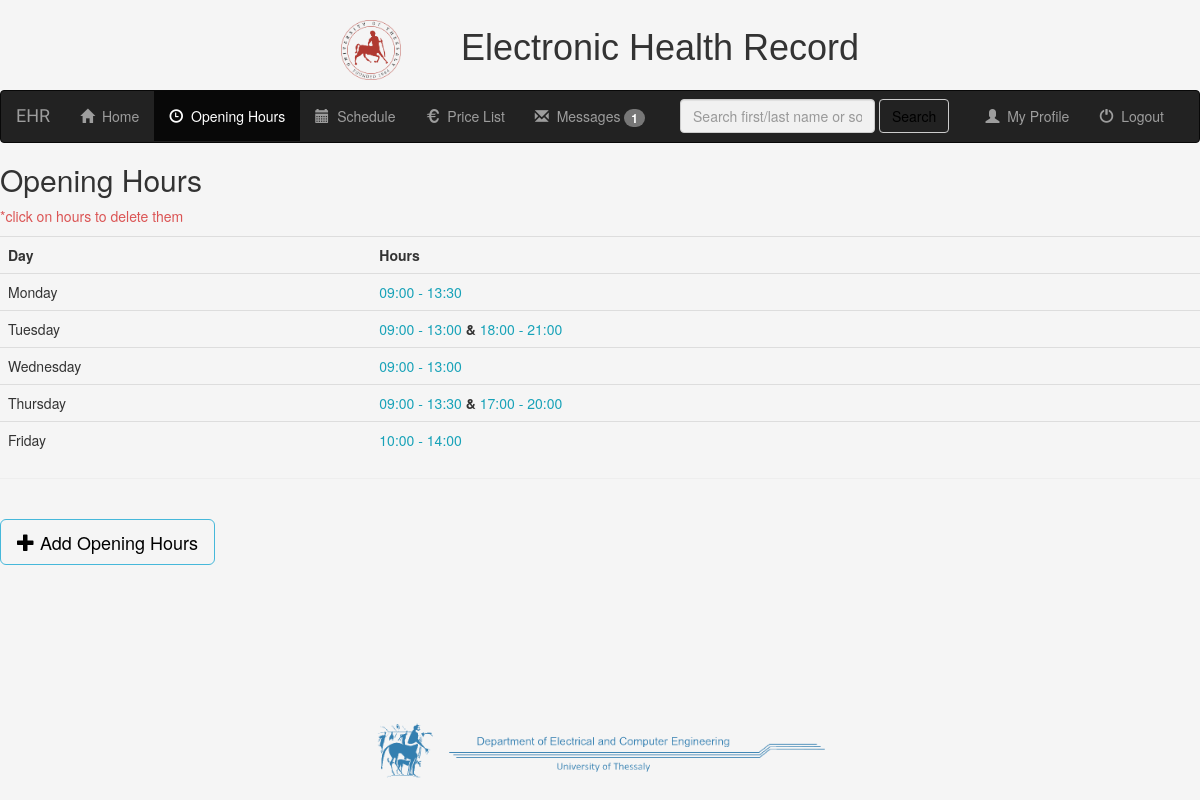
Screenshot of /mr/opening_hours/ (signed in) with the database file from the repository.
### mr/models.py (models this page shows, shortened)
class OpeningHours(models.Model):
    doctor = models.ForeignKey(UserProfile, on_delete=models.CASCADE)
    WEEKDAYS = (
        (0, 'Monday'),
        (1, 'Tuesday'),
        (3, 'Wednesday'),
        (4, 'Thursday'),
        (5, 'Friday'),
        (6, 'Saturday'),
        (7, 'Sunday')
    )
    day = models.IntegerField(choices=WEEKDAYS)
    from_hour = models.TimeField()
    to_hour = models.TimeField()
    class Meta:
        ordering = ('day', 'from_hour')
        unique_together = ('doctor', 'day', 'from_hour', 'to_hour')

### mr/views.py (the view)
# urls.py: path('opening_hours/', views.opening_hours.as_view(), name='opening_hours'),
class opening_hours(generic.ListView):
    context_object_name = 'opening_hours'
    template_name = 'mr/opening_hours.html'
    def get_queryset(self):
        return OpeningHours.objects.filter(doctor__id=self.request.user.userprofile.id)
    def get_context_data(self, **kwargs):
        context = super(opening_hours, self).get_context_data(**kwargs)
        context['received_messages'] = Message.objects.filter(receiver=self.request.user, was_read=False)
        return context

### mr/templates/mr/opening_hours.html (shortened to what this page needs)
{% extends 'mr/base.html' %}
{% block body_block %}
    <h2>Opening Hours</h2>
    <table class="table">
        {% if object_list %}
        <p style="color:rgb(219, 84, 84)">*click on hours to delete them</p>
            <tr>
                <th>Day</th>
                <th>Hours</th>
            </tr>
        {% endif %}
        {% for item in object_list %}
            {% ifchanged item.day %}
                <tr>
                    <td>{{ item.get_day_display }}</td>
                    <td><a style="cursor: pointer" data-toggle="modal" data-target="#modalConfirmDeleteForm{{ item.id }}">{{ item.from_hour|time:"H:i" }} - {{ item.to_hour|time:"H:i" }}</a>
            {% else %}
                    <strong>&</strong><a style="cursor: pointer" data-toggle="modal" data-target="#modalConfirmDeleteForm{{ item.id }}"> {{ item.from_hour|time:"H:i" }} - {{ item.to_hour|time:"H:i" }}</a></td>
                </tr>
            {% endifchanged %}
        {% empty %}
            There are currently no opening hour information.
        {% endfor %}
    </table>
    <hr>
    <br><a href="{% url 'mr:add_opening_hours' %}" class="btn btn-info btn-lg"><span class="glyphicon glyphicon-plus"></span> Add Opening Hours</a>
{% endblock %}

### mr/static/mr/css/style.css (style rules this page uses)
body { background-color: whitesmoke; height: 90%; margin-bottom: 10%; }
a { color: #17a2b8; }
.btn { outline: none; color: black; background-color: transparent; box-shadow: 0 0 0 0; }

### rows the page displays
OpeningHours: day "Monday", from_hour "09:00", to_hour "13:30"
OpeningHours: day "Tuesday", from_hour "09:00", to_hour "13:00"
OpeningHours: from_hour "18:00", to_hour "21:00"
OpeningHours: day "Wednesday", from_hour "09:00", to_hour "13:00"
OpeningHours: day "Thursday", from_hour "09:00", to_hour "13:30"
OpeningHours: from_hour "17:00", to_hour "20:00"
OpeningHours: day "Friday", from_hour "10:00", to_hour "14:00"

### other values shown
{{ received_messages.count }} "1"
